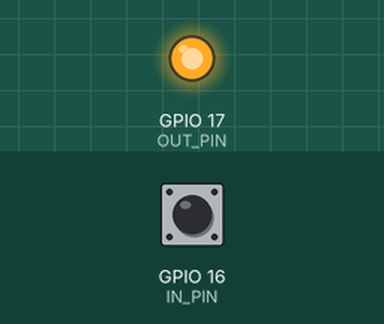
Bench run of a program on a simulated Raspberry Pi (BCM pin numbers). Parts: output pins drawn as LEDs (lit = HIGH). Inputs (shaded band) come from the test bench; at power-on: GPIO 16 (IN_PIN) HIGH. What the program prints to the terminal is not drawn.

Above: at 1.2 s.
1.3 s: GPIO 16 (IN_PIN) pulled LOW for 0.6 s
At 1.7 s:
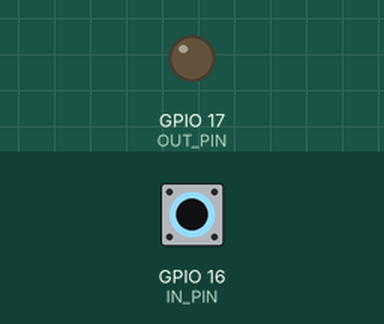
3.4 s: GPIO 16 (IN_PIN) pulled LOW for 3.2 s
At 7.9 s:
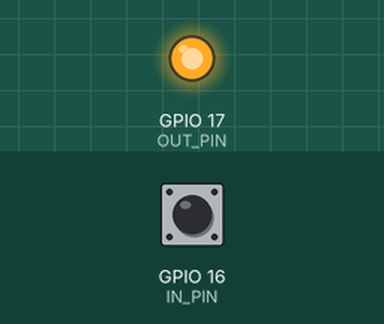
Timing chart, 0 to 9.4 s (numbered marks = the images above; inputs shaded):
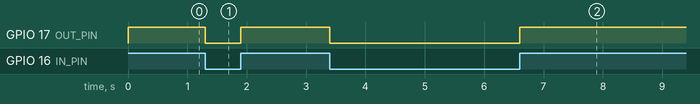

The program:

gpio_in.py
```python
# For this, connect the LED as in experiment 1. Then connect a button with one
# end to GND, and the other end to IN_PIN. No resistor is required for the
# button but it will use the PULL-UP resistance operated by the software.
import RPi.GPIO as GPIO
import time

IN_PIN = 16
OUT_PIN = 17

def code():
  GPIO.setmode(GPIO.BCM)
  # Creates a pull-up connection. This inserts a 10k ohm resistor to the input
  # pin and positive voltage. The other end must be connected to GND.
  # When the circuit is open, there's a small current flow with +ve voltage.
  # When the circuit is closed, it is equivalent to ground with 0 volt.
  GPIO.setup(IN_PIN, GPIO.IN, pull_up_down=GPIO.PUD_UP)
  # Setup the putput pin.
  GPIO.setup(OUT_PIN, GPIO.OUT)

  # # Below is a polling based way of scanning the button.
  # while True:
  #   result = GPIO.input(IN_PIN)  # GPIO.HIGH or GPIO.LOW
  #   GPIO.output(OUT_PIN, result)
  #   time.sleep(0.01)

  # # Below is an interrupt based scanning of the button.
  while True:
    # Print dots (.) to indicate the loop.
    print(".", end='', flush=True)
    result = GPIO.input(IN_PIN)  # GPIO.HIGH or GPIO.LOW
    GPIO.output(OUT_PIN, result)
    # Note: While waiting, the system won't even respond to Ctrl+C.
    # Hence a small time is better.
    GPIO.wait_for_edge(IN_PIN, GPIO.BOTH, timeout=1000)  # Timeout is in ms.

def main():
  print("Running...")
  try:
    code()
  finally:
    print("Cleaning up...")
    GPIO.cleanup()
  print("Done.")

if __name__ == "__main__":
  main()
```

Measured:
- after the input at 1.3 s, GPIO 17 (OUT_PIN): HIGH → LOW at once, → HIGH 0.60 s later
- after the input at 3.4 s, GPIO 17 (OUT_PIN): HIGH → LOW at once, → HIGH 3.2 s later
